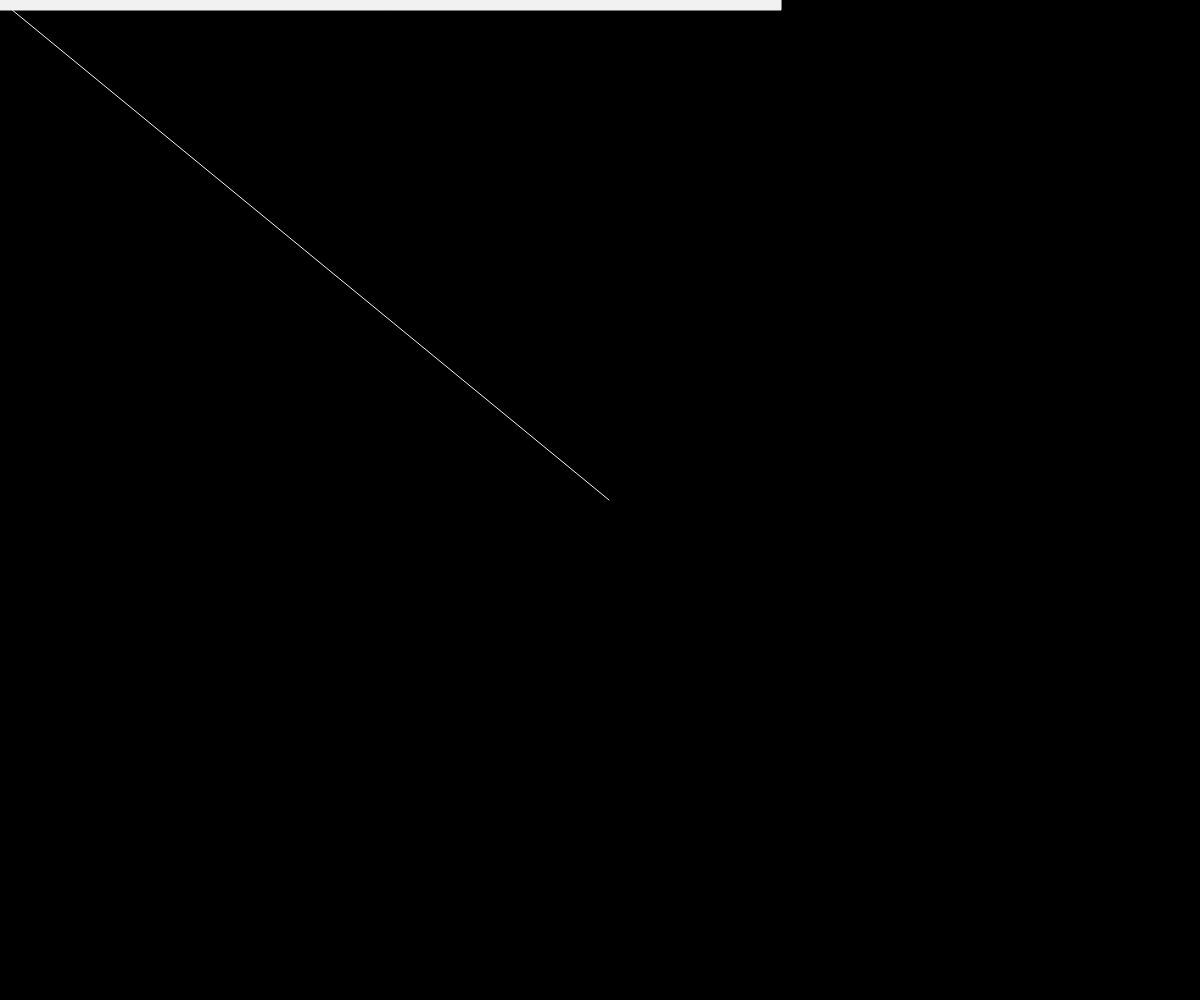
Frame 1 (no input)
Frame 60 (no input): identical to frame 1, image omitted
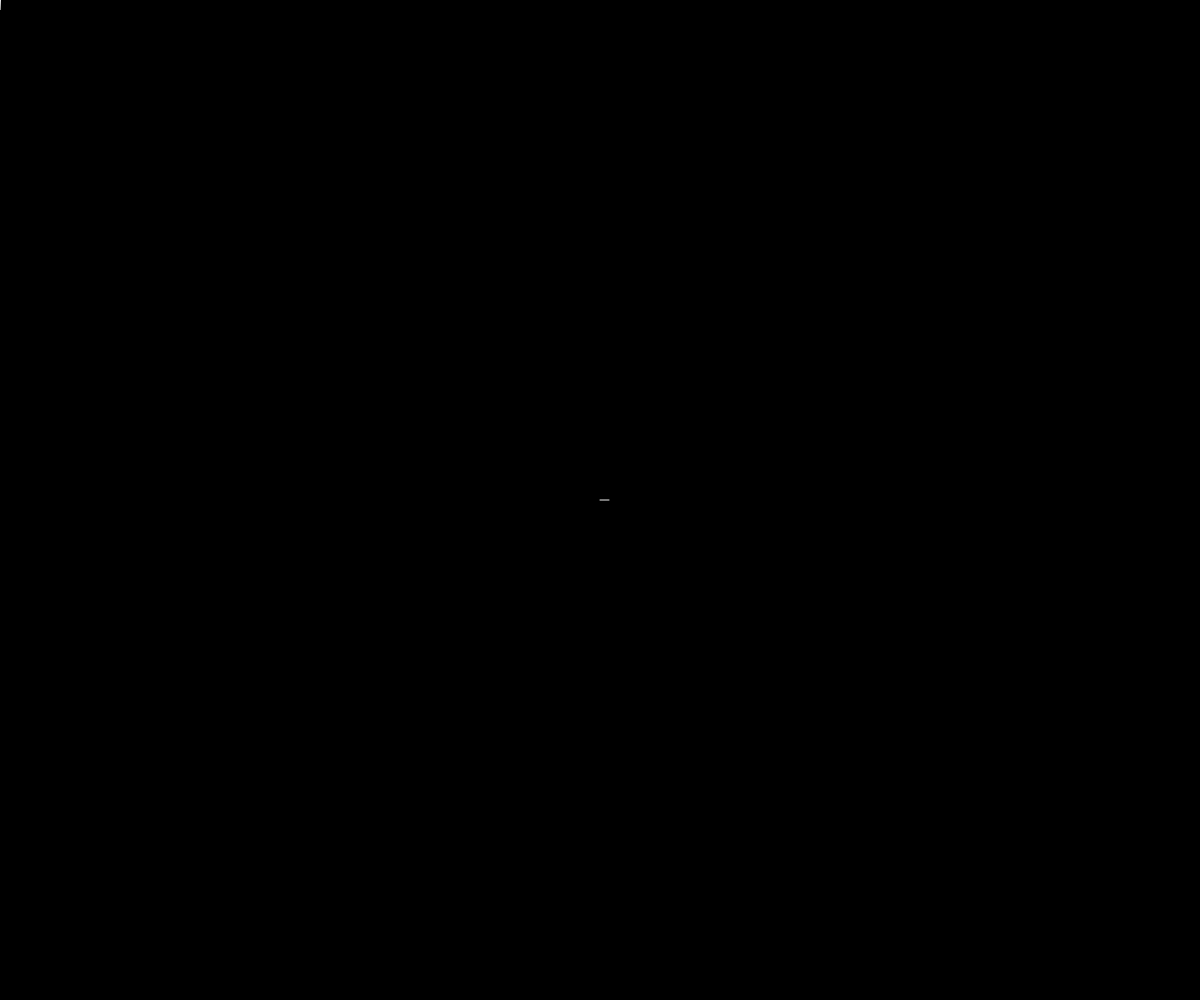
Frame 120 (the mouse pressed at the canvas centre since frame 60)

The p5.js sketch that drew these frames (run headless with seeded random() and noise() and a simulated clock; from frame 60 on, the mouse is pressed at the canvas centre):

// p5.js sketch
// ── sketch.js
function setup() {
  createCanvas(windowWidth, windowHeight);
  // put setup code here
}

function draw() {
  background(0);

  let mouse = createVector(mouseX, mouseY);
  let center = createVector(width / 2, height / 2);
  mouse.sub(center);

  let m = mouse.mag();
  fill('#f1f1f1');
  stroke('#f1f1f1');
  rect(0, 0, m, 10);

  translate(width / 2, height / 2);
  line(9, 0, mouse.x, mouse.y);
}
